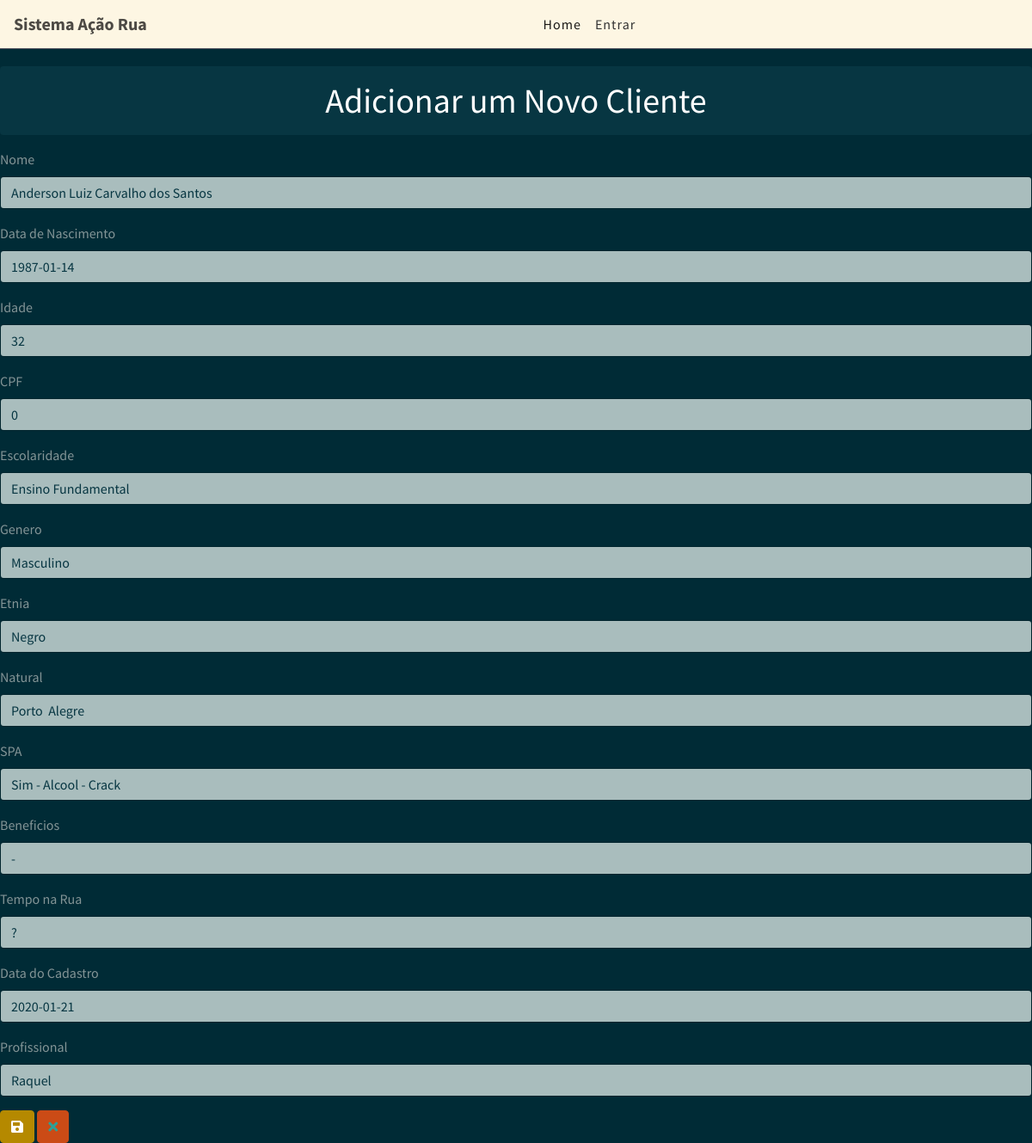
Page /3/updatec/ on the committed database.
### clientes/models.py (models this page shows, shortened)
class Clientes(models.Model):
    nome = models.CharField('Nome', max_length=100)
    aniversario = models.DateField('Data de Nascimento')
    idade = models.IntegerField()
    cpf = models.CharField('CPF', max_length=11)
    escolaridade = models.CharField('Escolaridade', max_length=100)
    genero = models.CharField('Genero', max_length=30)
    etnia = models.CharField('Etnia', max_length=50)
    natural = models.CharField('Natural', max_length=100)
    spa = models.CharField('SPA', max_length=100)
    beneficios = models.CharField('Beneficios', max_length=100)
    temporua = models.CharField('Tempo na Rua', max_length=25)
    datacadastro = models.DateField('Data do Cadastro')
    profissional = models.CharField('Profissional', max_length=100)

### clientes/views.py (the view)
# urls.py: path('<int:pk>/updatec/', UpdateClientesView.as_view(), name='upd_clientes'),
class UpdateClientesView(UpdateView):
    model = Clientes
    template_name = 'clientes_form.html'
    fields = ['nome', 'aniversario', 'idade', 'cpf', 'escolaridade', 'genero', 'etnia', 'natural', 'spa', 'beneficios',
              'temporua', 'datacadastro', 'profissional']
    success_url = reverse_lazy('list')

### clientes/templates/clientes_form.html (shortened to what this page needs)
{% extends 'base.html' %}
{% load bootstrap4 %}
{% block content %}
<h1 class="text-center alert alert-dark">Adicionar um Novo Cliente</h1>
    <form  method="post">
        {% bootstrap_form form %}
            {% buttons %}
                <button type="submit" class="btn btn-primary"><span><i class="fas fa-save"></i></button>
                <button type="button" class="btn btn-warning">
                    <a href="{% url 'list' %}"><span><i class="fas fa-times"></i></a>
                </button>
            {% endbuttons %}
    </form>
{% endblock %}

### rows in the picture
Clientes: nome "Anderson Luiz Carvalho dos Santos", aniversario "1987-01-14", idade "32", cpf "0", escolaridade "Ensino Fundamental", genero "Masculino", etnia "Negro", natural "Porto Alegre", spa "Sim - Alcool - Crack", beneficios "-", temporua "?", datacadastro "2020-01-21", profissional "Raquel"
